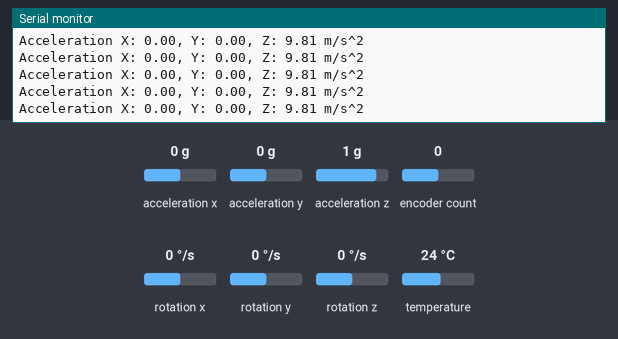
The sketch below on a simulated Arduino Leonardo, built with avr-gcc and run on an emulated ATmega32U4. Shown: the last lines printed to the serial monitor. The inputs (shaded band) are chosen by the test bench; at power-on: acceleration x 0 g, acceleration y 0 g, acceleration z 1 g, encoder count 0, rotation x 0 °/s, rotation y 0 °/s, rotation z 0 °/s, temperature 24 °C.

Above: at 1.2 s.
1.3 s: acceleration x set to 0.8 g
At 2.2 s:
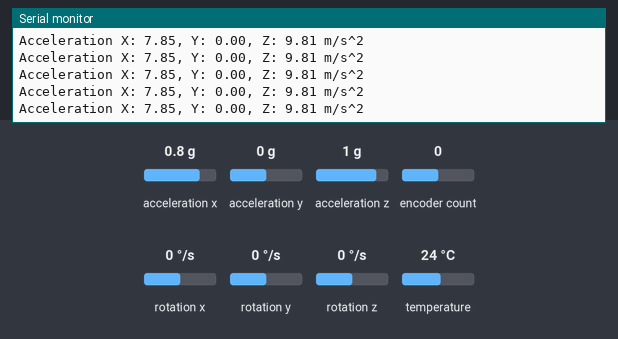
7.3 s: acceleration y set to 1.4 g
At 8.1 s:
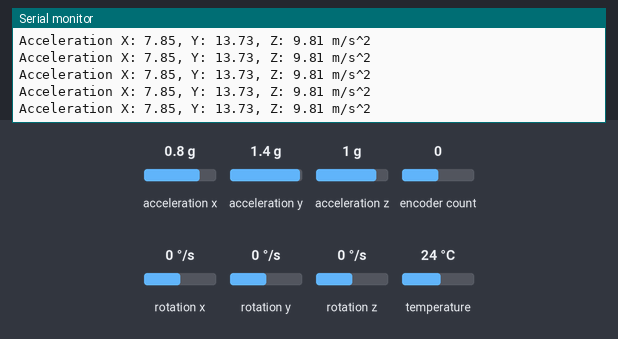
10.3 s: acceleration z set to 1.4 g
At 10.8 s:
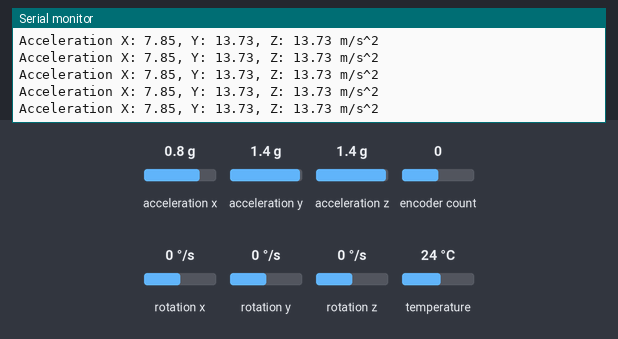

The sketch:

Hit_indicator_transmitter_code.ino
```cpp
// Basic demo for accelerometer readings from Adafruit MPU6050

#include <Adafruit_MPU6050.h>
#include <Adafruit_Sensor.h>
#include <Wire.h>
String lora_RX_address = "2";
const int sensorPin = 9;
const int impactThreshold = 100; // Adjust this value based on your needs
bool impactDetected = false;
unsigned long previousTime = 0;
float previousMagnitude = 0;

Adafruit_MPU6050 mpu;
#include <Encoder.h>

// Rotary Encoder Pins
#define CLK 2
#define DT 3

// Create an Encoder object
Encoder myEnc(CLK, DT);

long oldPosition  = -999;
unsigned long previousMillis = 0; // Store the last time the position was printed
const long interval = 5000; // Interval at which to print the position (5 seconds)

void setup() {
  // Initialize serial communication for the encoder
  Serial.begin(9600);

pinMode(sensorPin, INPUT);
  Serial.begin(9600);
  while (!Serial)
    delay(10); // will pause Zero, Leonardo, etc until serial console opens

  Serial.println("Adafruit MPU6050 test!");

  // Try to initialize!
  if (!mpu.begin()) {
    Serial.println("Failed to find MPU6050 chip");
    while (1) {
      delay(10);
    }
  }
  Serial.println("MPU6050 Found!");

  mpu.setAccelerometerRange(MPU6050_RANGE_8_G);
  Serial.print("Accelerometer range set to: ");
  switch (mpu.getAccelerometerRange()) {
  case MPU6050_RANGE_2_G:
    Serial.println("+-2G");
    break;
  case MPU6050_RANGE_4_G:
    Serial.println("+-4G");
    break;
  case MPU6050_RANGE_8_G:
    Serial.println("+-8G");
    break;
  case MPU6050_RANGE_16_G:
    Serial.println("+-16G");
    break;
  }
  mpu.setGyroRange(MPU6050_RANGE_500_DEG);
  Serial.print("Gyro range set to: ");
  switch (mpu.getGyroRange()) {
  case MPU6050_RANGE_250_DEG:
    Serial.println("+- 250 deg/s");
    break;
  case MPU6050_RANGE_500_DEG:
    Serial.println("+- 500 deg/s");
    break;
  case MPU6050_RANGE_1000_DEG:
    Serial.println("+- 1000 deg/s");
    break;
  case MPU6050_RANGE_2000_DEG:
    Serial.println("+- 2000 deg/s");
    break;
  }

  mpu.setFilterBandwidth(MPU6050_BAND_21_HZ);
  Serial.print("Filter bandwidth set to: ");
  switch (mpu.getFilterBandwidth()) {
  case MPU6050_BAND_260_HZ:
    Serial.println("260 Hz");
    break;
  case MPU6050_BAND_184_HZ:
    Serial.println("184 Hz");
    break;
  case MPU6050_BAND_94_HZ:
    Serial.println("94 Hz");
    break;
  case MPU6050_BAND_44_HZ:
    Serial.println("44 Hz");
    break;
  case MPU6050_BAND_21_HZ:
    Serial.println("21 Hz");
    break;
  case MPU6050_BAND_10_HZ:
    Serial.println("10 Hz");
    break;
  case MPU6050_BAND_5_HZ:
    Serial.println("5 Hz");
    break;
  }

  Serial.println("");

}
void loop() {
    /* Get new sensor events with the readings */
   sensors_event_t a, g, temp;
  mpu.getEvent(&a, &g, &temp);

  /* Print out the values */
  Serial.print("Acceleration X: ");
  Serial.print(a.acceleration.x);
  Serial.print(", Y: ");
  Serial.print(a.acceleration.y);
  Serial.print(", Z: ");
  Serial.print(a.acceleration.z);
  Serial.println(" m/s^2");
long accelerationMagnitude = sqrt(a.acceleration.x * a.acceleration.x + a.acceleration.y * a.acceleration.y + a.acceleration.z * a.acceleration.z);
unsigned long currentTime = millis();
float deltaTime = (currentTime - previousTime) / 1000.0;
if (deltaTime > 0) {
    float deltaA = (accelerationMagnitude - previousMagnitude) / deltaTime;
    if (abs(deltaA) > impactThreshold) {
       Serial.println("AT+SEND="+ lora_RX_address +",2,FB");
    delay(100);
    Serial.println("AT+SEND="+ lora_RX_address +",2,FB");
    delay(100);
    Serial.println("AT+SEND="+ lora_RX_address +",2,FB");
    delay(50);
          Serial.println("AT+SEND="+ lora_RX_address +",2,FB");
    delay(100);
    Serial.println("AT+SEND="+ lora_RX_address +",2,FB");
    delay(100);
    Serial.println("AT+SEND="+ lora_RX_address +",2,FB");
    delay(50);
    }
}
}
```

Measured:
- after the input at 1.3 s, the serial monitor: prints a new line at once (image 1)
- after the input at 7.3 s, the serial monitor: prints a new line at once (image 2)
- after the input at 10.3 s, the serial monitor: prints a new line at once (image 3)
